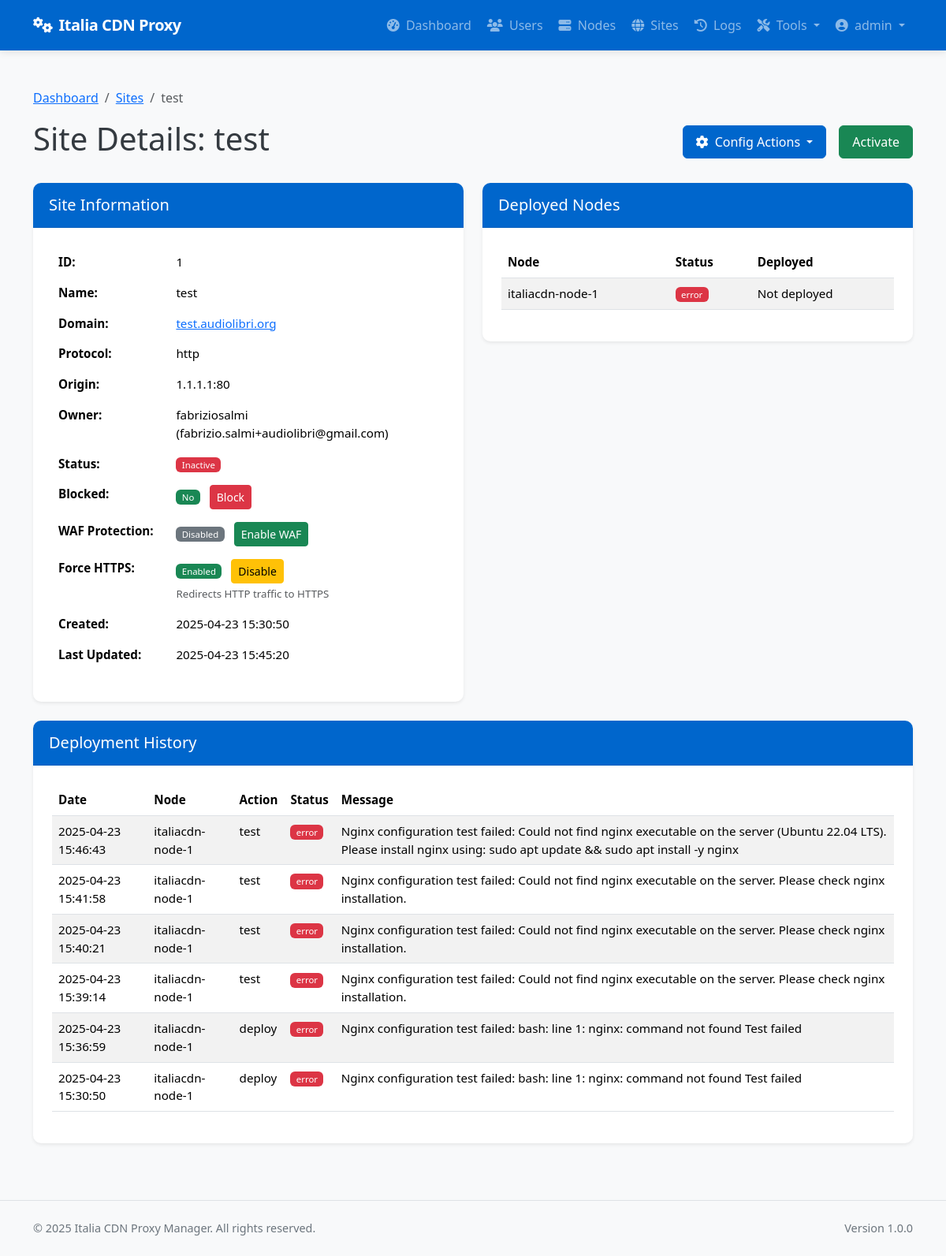
Page /admin/sites/1 (signed in) on the earlier database version.
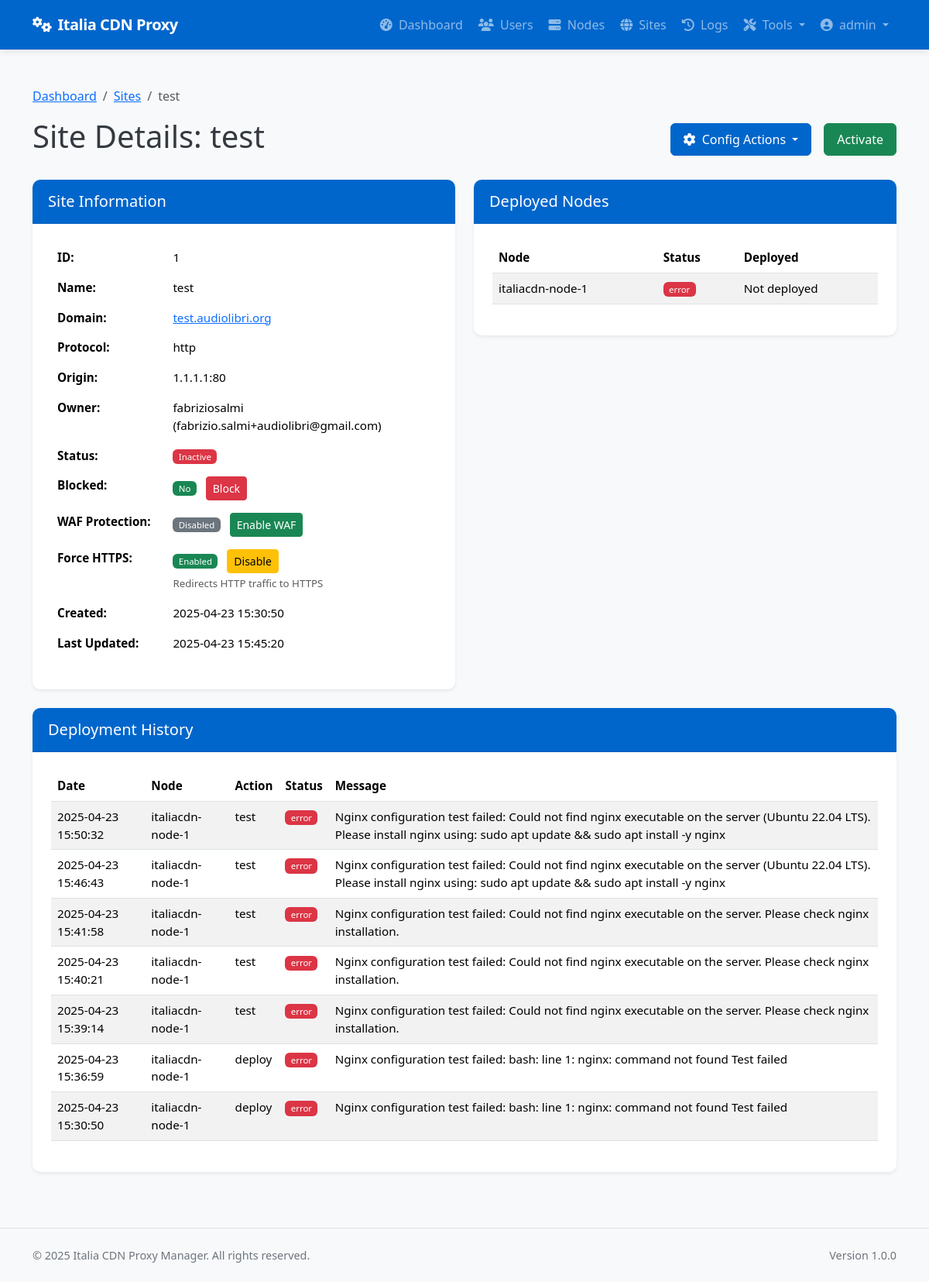
Same page on the later database version.
### app/models/models.py (models this page shows, shortened)
class SiteNode(db.Model):
    __tablename__ = 'site_nodes'
    id = db.Column(db.Integer, primary_key=True)
    site_id = db.Column(db.Integer, db.ForeignKey('sites.id'), nullable=False)
    node_id = db.Column(db.Integer, db.ForeignKey('nodes.id'), nullable=False)
    status = db.Column(db.String(20), default='pending')  # pending, deployed, error, discovered
    config_path = db.Column(db.String(256), nullable=True)  # Path to the config file on the node
    error_message = db.Column(db.Text, nullable=True)
    deployed_at = db.Column(db.DateTime, nullable=True)
    discovered_at = db.Column(db.DateTime, nullable=True)  # When was this config discovered
    updated_at = db.Column(db.DateTime, default=datetime.utcnow, onupdate=datetime.utcnow)
    __table_args__ = (db.UniqueConstraint('site_id', 'node_id', name='_site_node_uc'),)

class Node(db.Model):
    __tablename__ = 'nodes'
    id = db.Column(db.Integer, primary_key=True)
    name = db.Column(db.String(64), unique=True, nullable=False)
    ip_address = db.Column(db.String(45), nullable=False)  # IPv4 or IPv6
    ssh_port = db.Column(db.Integer, default=22)
    ssh_user = db.Column(db.String(64), nullable=False)
    ssh_key_path = db.Column(db.String(256), nullable=True)  # Path to SSH key file
    ssh_password = db.Column(db.String(256), nullable=True)  # Encrypted password (if using password auth)
    is_active = db.Column(db.Boolean, default=True)
    is_discovered = db.Column(db.Boolean, default=False)  # Whether this node was discovered from YAML
    created_at = db.Column(db.DateTime, default=datetime.utcnow)
    updated_at = db.Column(db.DateTime, default=datetime.utcnow, onupdate=datetime.utcnow)
    nginx_config_path = db.Column(db.String(256), default='/etc/nginx/conf.d')
    nginx_reload_command = db.Column(db.String(256), default='sudo systemctl reload nginx')
    detected_nginx_path = db.Column(db.String(256), nullable=True)  # Store detected nginx path
    site_nodes = db.relationship('SiteNode', backref='node', lazy='dynamic')

class DeploymentLog(db.Model):
    __tablename__ = 'deployment_logs'
    id = db.Column(db.Integer, primary_key=True)
    site_id = db.Column(db.Integer, db.ForeignKey('sites.id'), nullable=False)
    node_id = db.Column(db.Integer, db.ForeignKey('nodes.id'), nullable=False)
    user_id = db.Column(db.Integer, db.ForeignKey('users.id'), nullable=True)  # Who performed the action
    action = db.Column(db.String(64), nullable=False)  # deploy, update, remove, ssl_renew, discovery, rollback
    status = db.Column(db.String(20), nullable=False)  # success, error
    message = db.Column(db.Text, nullable=True)
    created_at = db.Column(db.DateTime, default=datetime.utcnow)
    site = db.relationship('Site', backref=db.backref('deployment_logs', lazy='dynamic'))
    node = db.relationship('Node', backref=db.backref('deployment_logs', lazy='dynamic'))
    user = db.relationship('User', backref=db.backref('deployment_logs', lazy='dynamic'))

### app/controllers/admin.py (the view)
@admin.route('/sites/<int:site_id>')
@login_required
@admin_required
def view_site(site_id):
    site = Site.query.get_or_404(site_id)
    site_nodes = SiteNode.query.filter_by(site_id=site_id).all()
    deployment_logs = DeploymentLog.query.filter_by(site_id=site_id).order_by(DeploymentLog.created_at.desc()).all()
    return render_template('admin/sites/view.html',
                           site=site,
                           site_nodes=site_nodes,
                           deployment_logs=deployment_logs)

### app/models/__init__.py (called while the page is built)
@login_manager.user_loader
def load_user(user_id):
    return User.query.get(int(user_id))

### app/models/models.py (called while the page is built)
    def is_admin(self):
        return self.role == 'admin'

### app/services/access_control.py (called while the page is built)
def admin_required(f):
    @wraps(f)
    def decorated_function(*args, **kwargs):
        if not current_user.is_admin():
            flash('You need admin privileges to access this page.', 'error')
            return abort(403)
        return f(*args, **kwargs)
    return decorated_function

### app/templates/admin/sites/view.html (shortened to what the changed rows need)
{% extends 'base.html' %}
{% block content %}
<div class="container py-4">
    <div class="d-flex justify-content-between align-items-center mb-4">
        <h1>Site Details: {{ site.name }}</h1>
    </div>
    <div class="row">
        <div class="col-md-6">
            <div class="card shadow-sm mb-4">
                <div class="card-body">
                    <table class="table table-borderless">
                        <tr>
                            <th style="width: 30%">ID:</th>
                        </tr>
                        <tr>
                            <th>Name:</th>
                        </tr>
                        <tr>
                            <th>Domain:</th>
                        </tr>
                        <tr>
                            <th>Protocol:</th>
                        </tr>
                        <tr>
                            <th>Origin:</th>
                        </tr>
                        <tr>
                            <th>Owner:</th>
                        </tr>
                        <tr>
                            <th>Status:</th>
                        </tr>
                        <tr>
                            <th>Blocked:</th>
                        </tr>
                        <tr>
                            <th>WAF Protection:</th>
                        </tr>
                        <tr>
                            <th>Force HTTPS:</th>
                        </tr>
                        <tr>
                            <th>Created:</th>
                        </tr>
                        <tr>
                            <th>Last Updated:</th>
                        </tr>
                    </table>
                </div>
            </div>
        </div>
        <div class="col-md-6">
            <div class="card shadow-sm mb-4">
                <div class="card-body">
                    {% if site_nodes %}
                        <div class="table-responsive">
                            <table class="table table-striped">
                                <thead>
                                    <tr>
                                        <th>Node</th>
                                        <th>Status</th>
                                        <th>Deployed</th>
                                    </tr>
                                </thead>
                                <tbody>
                                    {% for site_node in site_nodes %}
                                    <tr>
                                        <td>{{ site_node.node.name }}</td>
                                        <td>
                                            <span class="badge bg-{{ 'success' if site_node.status == 'deployed' else 'warning' if site_node.status == 'pending' else 'danger' }}">
                                                {{ site_node.status }}
                                            </span>
                                        </td>
                                        <td>{{ site_node.deployed_at.strftime('%Y-%m-%d %H:%M') if site_node.deployed_at else 'Not deployed' }}</td>
                                    </tr>
                                    {% endfor %}
                                </tbody>
                            </table>
                        </div>
                    {% else %}
                        <div class="alert alert-info">
                            This site is not yet deployed to any nodes.
                        </div>
                    {% endif %}
                </div>
            </div>
        </div>
    </div>
    <div class="card shadow-sm mb-4">
        <div class="card-body">
            {% if deployment_logs %}
                <div class="table-responsive">
                    <table class="table table-striped">
                        <thead>
                            <tr>
                                <th>Date</th>
                                <th>Node</th>
                                <th>Action</th>
                                <th>Status</th>
                                <th>Message</th>
                            </tr>
                        </thead>
                        <tbody>
                            {% for log in deployment_logs %}
                            <tr>
                                <td>{{ log.created_at.strftime('%Y-%m-%d %H:%M:%S') }}</td>
                                <td>{{ log.node.name }}</td>
                                <td>{{ log.action }}</td>
                                <td>
                                    <span class="badge bg-{{ 'success' if log.status == 'success' else 'danger' }}">
                                        {{ log.status }}
                                    </span>
                                </td>
                                <td>{{ log.message }}</td>
                            </tr>
                            {% endfor %}
                        </tbody>
                    </table>
                </div>
            {% else %}
                <div class="alert alert-info">
                    No deployment logs found for this site.
                </div>
            {% endif %}
        </div>
    </div>
</div>
{% endblock %}

Differences in the rows shown:
added DeploymentLog: created_at "2025-04-23 15:50:32", node.name "italiacdn-node-1", action "test", status "error", message "Nginx configuration test failed: Could not find nginx executable on the server (Ubuntu 22.04 LTS). Please install nginx using: sudo apt update && sudo apt install -y nginx"
